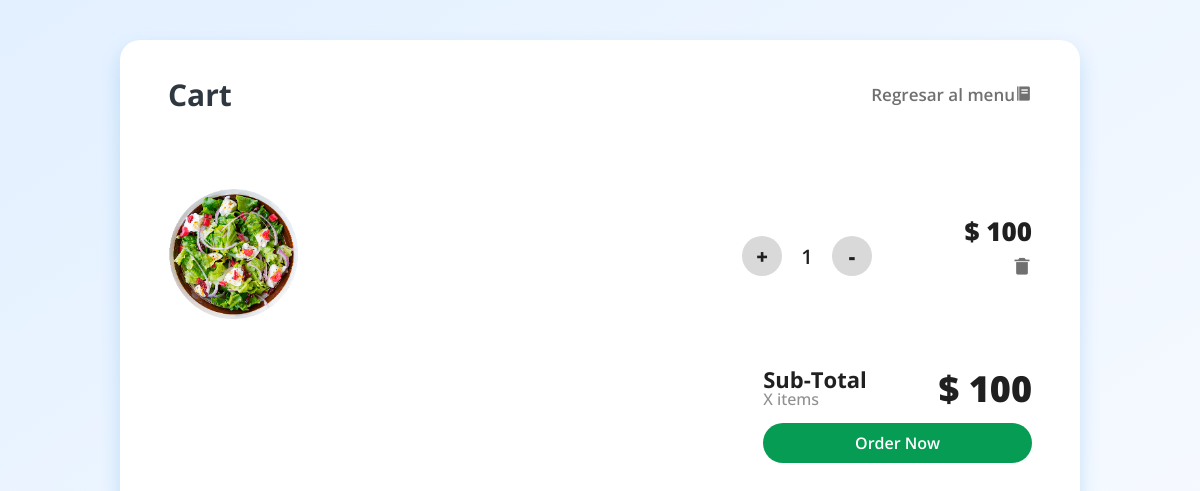
Page /cart (signed in) on the committed database.
### restaurant/models.py (models this page shows, shortened)
class Item(db.Model):
    item_id = db.Column(db.Integer(), primary_key = True)
    name = db.Column(db.String(length = 30), nullable = False)
    description = db.Column(db.String(length = 50), nullable = False)
    price = db.Column(db.Integer(), nullable = False)
    source = db.Column(db.String(length = 30), nullable = False)
    orderer = db.Column(db.Integer(), db.ForeignKey('user.id'))  #Se utiliza para almacenar información sobre el artículo pedido por el usuario.

### restaurant/routes.py (the view, shortened to what this page needs)
@app.route('/cart', methods = ['GET', 'POST'])
def cart_page():
    order_form = OrderForm()
    if request.method == 'GET':
        selected_items = Item.query.filter_by(orderer = current_user.id)#Obtener elementos que el usuario ha añadido al carrito
        return render_template('cart.html', order_form = order_form, selected_items = selected_items)

### restaurant/forms.py
class OrderForm(FlaskForm):
    submit = SubmitField(label = 'Order Now')

### restaurant/models.py (called while the page is built)
@login_manager.user_loader
def load_user(user_id):
    return User.query.get(int(user_id))

### restaurant/templates/cart.html (shortened to what this page needs)
<!DOCTYPE html>
<html>
<head>
	<link href='https://cdn.jsdelivr.net/npm/boxicons@2.0.5/css/boxicons.min.css' rel='stylesheet'>
	<link rel= "stylesheet" type= "text/css" href= "{{ url_for('static',filename='styles/css/style-cart.css') }}">
</head>
<body>
   <div class="CartContainer">
   	   <div class="Header">
   	   	<h3 class="Heading">Cart</h3>
   	   	<a href="{{ url_for('menu_page') }}" class = "back"><h5 class="Action">Regresar al menu<i class='bx bxs-food-menu'></i></h5></a>
   	   </div>
	   {% for selected_item in selected_items %}
   	   <div class="Cart-Items">
   	   	  <div class="image-box">
   	   	    <img src="{{ url_for('static', filename = 'styles/img/'+selected_item.source) }}" alt="" class="menu__img">
   	   	  </div>
   	   	  <div class="about">
            <h1 class="title"></h1>
   	   	  </div>
   	   	  <div class="counter">
   	   	  	<div class="btn">+</div>
   	   	  	<div class="count">1</div>
   	   	  	<div class="btn">-</div>
   	   	  </div>
   	   	  <div class="prices">
   	   	  	<div class="amount">$ {{ selected_item.price }}</div>
   	   	  	<div class="remove"><i class='bx bxs-trash-alt'></i></div>
   	   	  </div>
   	   </div>
	   {% endfor %}
		<div class="checkout">
			<div class="total">
				<div>
					<div class="Subtotal">Sub-Total</div>
					<div class="items"> X items</div>
				</div>
				<div class="total-amount">$ {{ selected_items | sum(attribute='price') }}</div>
			</div>
			<form method = 'POST'>
				{{ order_form.submit(class = 'button') }}
			</form>
		</div>
 	</div>
</body>
</html>

### restaurant/static/styles/css/style-cart.css (style rules this page uses)
body { margin: 0; padding: 0; background: linear-gradient(to bottom right, #E3F0FF, #FAFCFF); height: 100vh; display: flex; justify-content: center; align-items: center; }
.CartContainer { width: 80%; height: 90%; background-color: #ffffff; border-radius: 20px; box-shadow: 0px 10px 20px #1687d933; }
.Header { margin: auto; width: 90%; height: 15%; display: flex; justify-content: space-between; align-items: center; }
.Heading { font-size: 30px; font-family: 'Open Sans'; font-weight: 700; color: #2F3841; }
.back { text-decoration: none; }
.Action { font-size: 17px; font-family: 'Open Sans'; font-weight: 600; color: #707070; cursor: pointer; }
.Cart-Items { margin: auto; width: 90%; height: 30%; display: flex; justify-content: space-between; align-items: center; }
.image-box { width: 15%; text-align: center; }
.about { height: 100%; width: 30%; }
.title { padding-top: 60px; line-height: 10px; font-size: 32px; font-family: 'Open Sans'; font-weight: 800; color: #202020; }
.counter { width: 15%; display: flex; justify-content: space-between; align-items: center; }
.btn { width: 40px; height: 40px; border-radius: 50%; background-color: #d9d9d9; display: flex; justify-content: center; align-items: center; font-size: 20px; font-family: 'Open Sans'; font-weight: 900; color: #202020; cursor: pointer; }
.count { font-size: 20px; font-family: 'Open Sans'; font-weight: 600; color: #202020; }
.prices { height: 100%; text-align: right; padding-top: 90px; }
.amount { padding-top: 20px; font-size: 26px; font-family: 'Open Sans'; font-weight: 800; color: #202020; }
.remove { padding-top: 5px; font-size: 20px; font-family: 'Open Sans'; font-weight: 600; color: #707070; cursor: pointer; }
.checkout { float: right; margin-right: 5%; width: 28%; }
.total { width: 100%; display: flex; justify-content: space-between; }
.Subtotal { font-size: 22px; font-family: 'Open Sans'; font-weight: 700; color: #202020; }
.items { font-size: 16px; font-family: 'Open Sans'; font-weight: 500; color: #909090; line-height: 10px; }
.total-amount { font-size: 36px; font-family: 'Open Sans'; font-weight: 900; color: #202020; }
.button { margin-top: 10px; width: 100%; height: 40px; border: none; background-color: #069C54; border-radius: 20px; cursor: pointer; font-size: 16px; font-family: 'Open Sans'; font-weight: 600; color: #FFF; }
.menu__img { width: 130px; }

### rows in the picture
Item: source (picture), price "100"

### other values in the picture
{{ selected_items | sum(attribute='price') }} "100"
